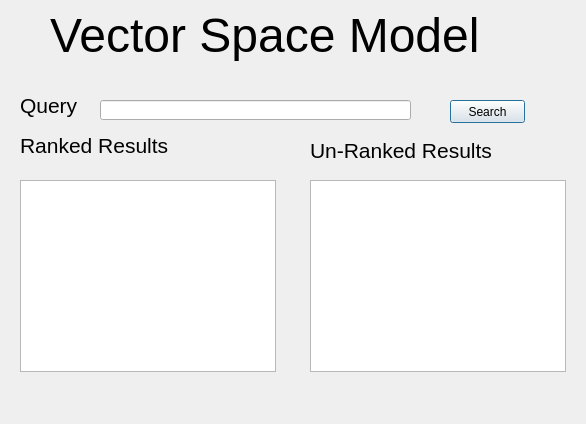
<?xml version="1.0" encoding="UTF-8"?>
<ui version="4.0">
 <class>Dialog</class>
 <widget class="QDialog" name="Dialog">
  <property name="geometry">
   <rect>
    <x>0</x>
    <y>0</y>
    <width>586</width>
    <height>424</height>
   </rect>
  </property>
  <property name="windowTitle">
   <string>Dialog</string>
  </property>
  <widget class="QListWidget" name="listWidget">
   <property name="geometry">
    <rect>
     <x>20</x>
     <y>180</y>
     <width>256</width>
     <height>192</height>
    </rect>
   </property>
  </widget>
  <widget class="QListWidget" name="listWidget_2">
   <property name="geometry">
    <rect>
     <x>310</x>
     <y>180</y>
     <width>256</width>
     <height>192</height>
    </rect>
   </property>
  </widget>
  <widget class="QLabel" name="label_3">
   <property name="geometry">
    <rect>
     <x>20</x>
     <y>130</y>
     <width>231</width>
     <height>31</height>
    </rect>
   </property>
   <property name="font">
    <font>
     <pointsize>16</pointsize>
    </font>
   </property>
   <property name="text">
    <string>Ranked Results</string>
   </property>
  </widget>
  <widget class="QLabel" name="label_4">
   <property name="geometry">
    <rect>
     <x>310</x>
     <y>140</y>
     <width>211</width>
     <height>21</height>
    </rect>
   </property>
   <property name="font">
    <font>
     <pointsize>16</pointsize>
    </font>
   </property>
   <property name="text">
    <string>Un-Ranked Results</string>
   </property>
  </widget>
  <widget class="QLineEdit" name="lineEdit">
   <property name="geometry">
    <rect>
     <x>100</x>
     <y>100</y>
     <width>311</width>
     <height>20</height>
    </rect>
   </property>
  </widget>
  <widget class="QLabel" name="label_2">
   <property name="geometry">
    <rect>
     <x>20</x>
     <y>90</y>
     <width>81</width>
     <height>31</height>
    </rect>
   </property>
   <property name="font">
    <font>
     <pointsize>16</pointsize>
    </font>
   </property>
   <property name="text">
    <string>Query</string>
   </property>
  </widget>
  <widget class="QPushButton" name="pushButton">
   <property name="geometry">
    <rect>
     <x>450</x>
     <y>100</y>
     <width>75</width>
     <height>23</height>
    </rect>
   </property>
   <property name="text">
    <string>Search</string>
   </property>
  </widget>
  <widget class="QLabel" name="label">
   <property name="geometry">
    <rect>
     <x>50</x>
     <y>10</y>
     <width>531</width>
     <height>51</height>
    </rect>
   </property>
   <property name="font">
    <font>
     <pointsize>36</pointsize>
    </font>
   </property>
   <property name="text">
    <string>Vector Space Model</string>
   </property>
  </widget>
 </widget>
 <resources/>
 <connections/>
</ui>
